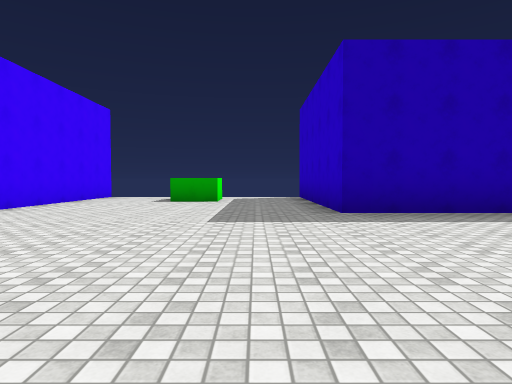
view 1 (above)

12 first-person views from a walk through a scene from a Unity 3-D project. The camera is 1.2 m above the floor, tilts 2° down and sees 75° across. The floor is counted in squares, 2.69 m on a side. Each view is taken from the middle of a square. On the plan, view 1 faces up. The plan holds only what a view shows up to about 9 squares ahead; the rest is blank. The player character is not drawn. Surface patterns are stand-ins for the level's own textures.

view 2
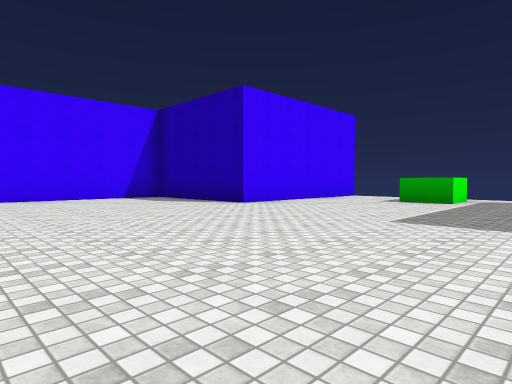

view 3
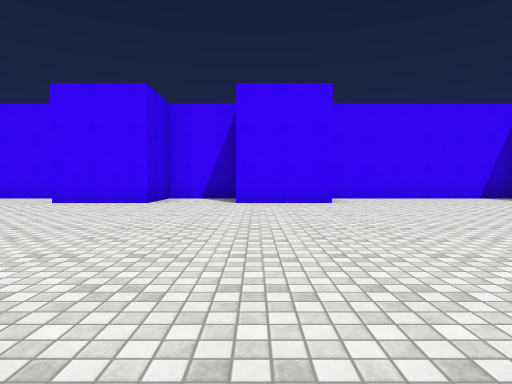

view 4
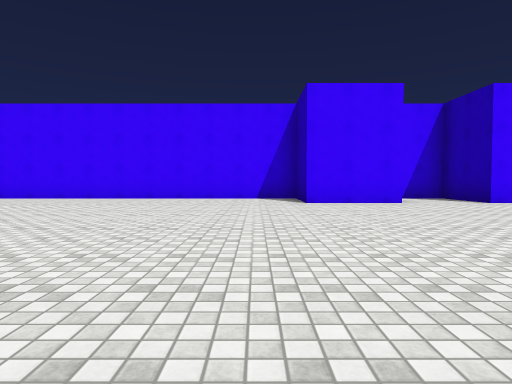

view 5
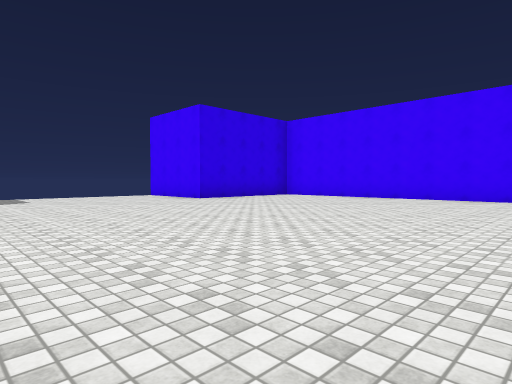

view 6
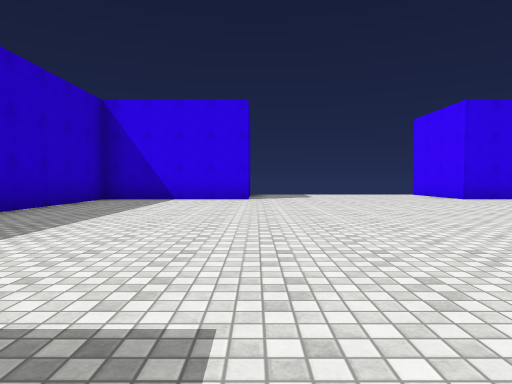

view 7
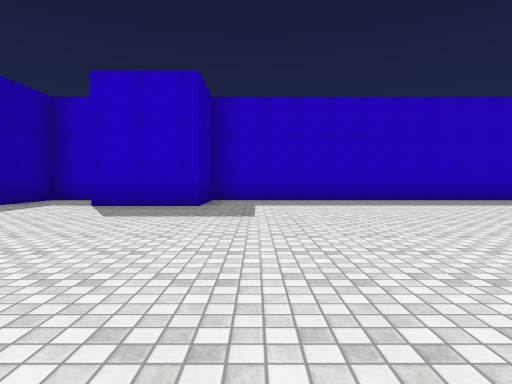

view 8
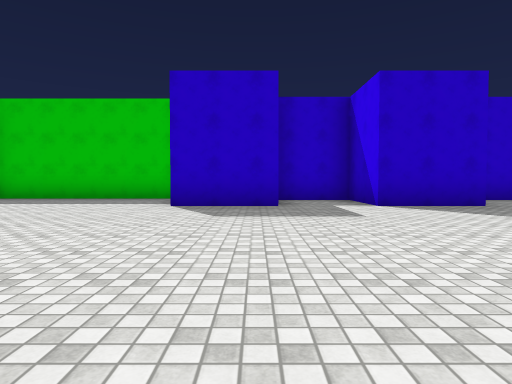

view 9
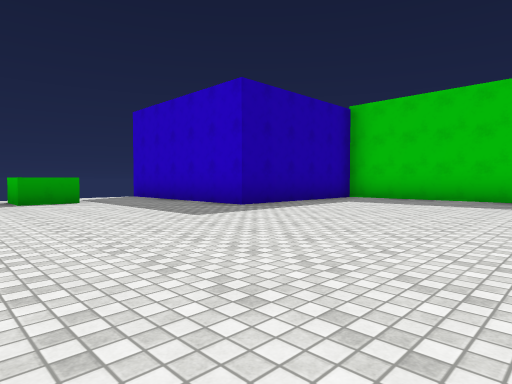

view 10
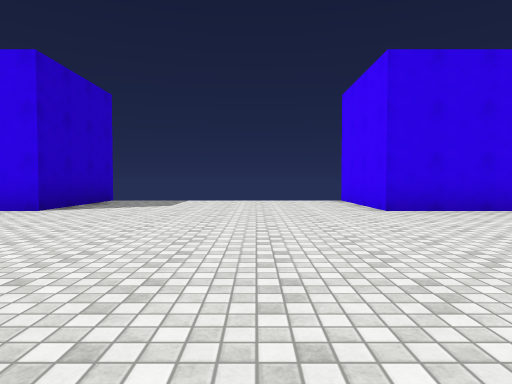

view 11
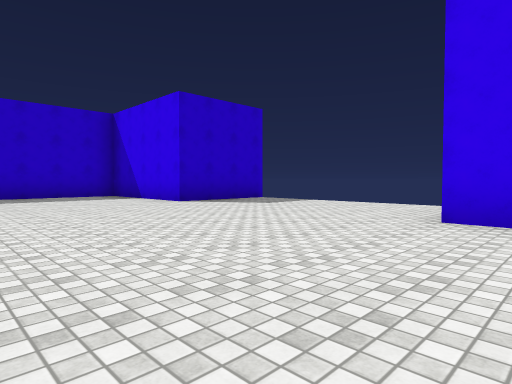

view 12
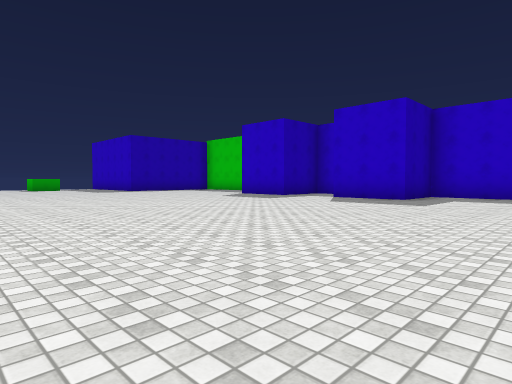

### Floor plan
Points are (right, up) in squares from view 1. A wall is a line through its corners. A room is listed if a view was taken in it or the views show most of it. See-through windows are left out.
Room 1 (views 1, 2, 3, 4, 5, 6, 7, 8, 9, 10, 11, 12)
walls: (-5.5, -0.5) (-5.5, -2.4) (-7.3, -2.4) (-7.3, -4.1) (-5.5, -4.1) (-5.5, -6) (-7.3, -6) (-7.3, -13.4); (5.1, 0) (5.1, 4.5) (1.2, 4.5) (1.2, 8.9); (-5.8, -13.9) (-3.9, -13.9) (-3.9, -16.4); (-0.8, 8.1) (-0.8, 7.1) (-1.8, 7.1) (-1.8, 8.1); (1.2, -16.5) (1.2, -13.9) (4.6, -13.9) (4.6, -6) (2.8, -6) (2.8, -4.1) (4.6, -4.1) (4.6, -2.4) (2.8, -2.4) (2.8, -0.5); (-3.9, 9) (-3.9, 4.5) (-7.3, 4.5) (-7.3, -0.1)
ways out: gap at (1, 9)

Positions as (right, up) in squares from view 1, and headings:
1: (0, 0), facing up
2: (1, 0), facing up-left
3: (1, -2), facing left
4: (1, -7), facing left
5: (1, -7), facing down-left
6: (1, -6), facing down
7: (-3, -7), facing right
8: (-3, -2), facing right
9: (-3, 0), facing up-right
10: (-2, -9), facing down
11: (-5, -10), facing down-right
12: (-5, -9), facing up-right
